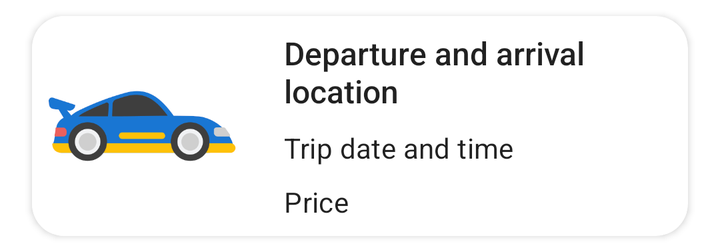
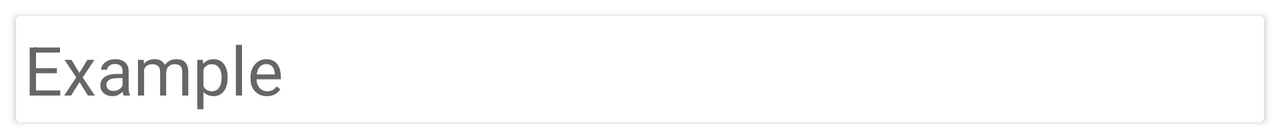

Compare how this app lays out the same screen by default and in its alternative resource folder. The renders come first, then the two layout files and the values they reference.
<!-- AndroidManifest.xml: application theme Theme.Carpooling -->
<!-- res/layout/triplist_layout.xml -->
<?xml version="1.0" encoding="utf-8"?>
<LinearLayout xmlns:android="http://schemas.android.com/apk/res/android"
    xmlns:app="http://schemas.android.com/apk/res-auto"
    android:layout_width="match_parent"
    android:layout_height="wrap_content"
    android:clipToPadding="false"
    android:orientation="vertical"
    android:paddingStart="16dp"
    android:paddingTop="8dp"
    android:paddingEnd="16dp">

    <androidx.cardview.widget.CardView
        android:id="@+id/triplist_card"
        android:layout_width="match_parent"
        android:layout_height="110dp"
        android:layout_marginBottom="8dp"
        app:cardCornerRadius="16dp">

        <RelativeLayout
            android:id="@+id/trip_rl"
            android:layout_width="match_parent"
            android:layout_height="match_parent"
            android:clickable="true">

            <ImageView
                android:id="@+id/trip_car"
                android:layout_width="110dp"
                android:layout_height="match_parent"
                android:layout_alignParentStart="true"
                android:layout_centerVertical="true"
                android:scaleType="centerCrop"
                android:src="@drawable/ic_car_square" />

            <LinearLayout
                android:id="@+id/trip_info"
                android:layout_width="wrap_content"
                android:layout_height="wrap_content"
                android:layout_centerVertical="true"
                android:layout_marginStart="16dp"
                android:layout_marginEnd="16dp"
                android:layout_toStartOf="@id/trip_edit"
                android:layout_toEndOf="@id/trip_car"
                android:orientation="vertical">

                <TextView
                    android:id="@+id/trip_from_to"
                    android:layout_width="wrap_content"
                    android:layout_height="wrap_content"
                    android:maxLines="2"
                    android:text="Departure and arrival location"
                    android:textAppearance="@style/TextAppearance.AppCompat.Title"
                    android:textSize="16sp" />

                <TextView
                    android:id="@+id/trip_timestamp"
                    android:layout_width="wrap_content"
                    android:layout_height="wrap_content"
                    android:maxLines="1"
                    android:paddingTop="8dp"
                    android:paddingBottom="8dp"
                    android:text="Trip date and time"
                    android:textAppearance="@style/TextAppearance.MaterialComponents.Subtitle1"
                    android:textSize="14sp" />

                <TextView
                    android:id="@+id/trip_price"
                    android:layout_width="wrap_content"
                    android:layout_height="wrap_content"
                    android:maxLines="1"
                    android:text="Price"
                    android:textAppearance="@style/TextAppearance.MaterialComponents.Subtitle1"
                    android:textSize="14sp" />

            </LinearLayout>

            <ImageButton
                android:id="@+id/trip_edit"
                android:layout_width="48dp"
                android:layout_height="48dp"
                android:layout_alignParentEnd="true"
                android:layout_centerVertical="true"
                android:layout_marginEnd="10dp"
                android:background="?selectableItemBackgroundBorderless"
                android:clickable="true"
                android:src="@drawable/ic_baseline_edit"
                android:tint="?attr/colorPrimary"
                android:visibility="gone" />

            <CheckBox
                android:id="@+id/trip_star"
                android:layout_width="wrap_content"
                android:layout_height="match_parent"
                android:layout_alignParentEnd="true"
                android:layout_centerVertical="true"
                android:button="@drawable/sl_favourite"
                android:buttonTint="?attr/colorSecondary"
                android:clickable="true"
                android:visibility="gone" />

        </RelativeLayout>

    </androidx.cardview.widget.CardView>

</LinearLayout>
<!-- resources referenced by this layout -->
<resources>
  <!-- drawable ic_car_square: jpeg bitmap (drawable, 54759 bytes) -->
  <!-- drawable sl_favourite (drawable) -->
  <?xml version="1.0" encoding="utf-8"?>
  <selector xmlns:android="http://schemas.android.com/apk/res/android">
      <item
          android:drawable="@drawable/ic_star_outline"
          android:state_checked="false"
          />
      <item
          android:drawable="@drawable/ic_star_fill"
          android:state_checked="true"
          />
      <item android:drawable="@drawable/ic_star_outline" />
  </selector>
  <style name="Theme.Carpooling" parent="Theme.MaterialComponents.DayNight.NoActionBar">
          
          <item name="themeName">white</item>
          <item name="colorPrimary">@color/blue_700</item>
          <item name="colorPrimaryVariant">@color/blue_900</item>
          <item name="colorOnPrimary">@color/white</item>
          
          <item name="colorSecondary">@color/amber_500</item>
          <item name="colorSecondaryVariant">@color/amber_700</item>
          <item name="colorOnSecondary">@color/black</item>
  
          <item name="backgroundColor">#F5F5F5</item>
          
          <item name="android:statusBarColor">?attr/colorPrimaryVariant</item>
          
          <item name="toolbarStyle">@style/MyToolbarStyle</item>
          <item name="colorControlNormal">@color/gray_dark</item>
          <item name="menuItem">@color/black</item>
      </style>
  <color name="blue_700">#1976D2</color>
  <color name="blue_900">#0D47A1</color>
  <color name="white">#FFFFFFFF</color>
  <color name="amber_500">#FFC107</color>
  <color name="amber_700">#FFA000</color>
  <color name="black">#FF000000</color>
  <style name="MyToolbarStyle" parent="Widget.MaterialComponents.Toolbar.PrimarySurface">
          <item name="titleTextColor">?attr/colorOnPrimary</item>
          <item name="toolbarNavigationButtonStyle">@style/MyToolbarTheme</item>
      </style>
  <color name="gray_dark">#8d8d8d</color>
  <style name="MyToolbarTheme" parent="ThemeOverlay.MaterialComponents.Dark.ActionBar">
          <item name="colorControlNormal">?attr/colorOnPrimary</item>
          <item name="android:actionMenuTextColor">@color/toolbar_icon_color</item>
      </style>
</resources>
<!-- res/layout-land/triplist_layout.xml (the repository's variant of the layout above) -->
<!-- drawn on the phone turned sideways -->
<?xml version="1.0" encoding="utf-8"?>
<LinearLayout xmlns:android="http://schemas.android.com/apk/res/android"
    android:layout_width="match_parent"
    android:layout_height="wrap_content">

    <androidx.cardview.widget.CardView
        android:layout_width="match_parent"
        android:layout_height="wrap_content"
        android:layout_margin="8dp"
        >

        <TextView
            android:id="@+id/trip"
            android:layout_width="match_parent"
            android:layout_height="match_parent"
            android:clickable="true"
            android:text="Example"
            android:textAppearance="@style/TextAppearance.AppCompat.Display1"
            android:layout_gravity="start"
            android:layout_margin="4dp"
            />

        <Button
            android:id="@+id/edit"
            android:layout_width="32dp"
            android:layout_height="32dp"
            android:background="@drawable/ic_baseline_edit"
            android:layout_gravity="end|center"
            android:layout_margin="4dp"
            />

    </androidx.cardview.widget.CardView>

</LinearLayout>
<!-- resources referenced by the variant -->
<!-- as the phone turned sideways resolves them -->
<resources>
  <style name="Theme.Carpooling" parent="Theme.MaterialComponents.DayNight.NoActionBar">
          
          <item name="themeName">white</item>
          <item name="colorPrimary">@color/blue_700</item>
          <item name="colorPrimaryVariant">@color/blue_900</item>
          <item name="colorOnPrimary">@color/white</item>
          
          <item name="colorSecondary">@color/amber_500</item>
          <item name="colorSecondaryVariant">@color/amber_700</item>
          <item name="colorOnSecondary">@color/black</item>
  
          <item name="backgroundColor">#F5F5F5</item>
          
          <item name="android:statusBarColor">?attr/colorPrimaryVariant</item>
          
          <item name="toolbarStyle">@style/MyToolbarStyle</item>
          <item name="colorControlNormal">@color/gray_dark</item>
          <item name="menuItem">@color/black</item>
      </style>
  <color name="blue_700">#1976D2</color>
  <color name="blue_900">#0D47A1</color>
  <color name="white">#FFFFFFFF</color>
  <color name="amber_500">#FFC107</color>
  <color name="amber_700">#FFA000</color>
  <color name="black">#FF000000</color>
  <style name="MyToolbarStyle" parent="Widget.MaterialComponents.Toolbar.PrimarySurface">
          <item name="titleTextColor">?attr/colorOnPrimary</item>
          <item name="toolbarNavigationButtonStyle">@style/MyToolbarTheme</item>
      </style>
  <color name="gray_dark">#8d8d8d</color>
  <style name="MyToolbarTheme" parent="ThemeOverlay.MaterialComponents.Dark.ActionBar">
          <item name="colorControlNormal">?attr/colorOnPrimary</item>
          <item name="android:actionMenuTextColor">@color/toolbar_icon_color</item>
      </style>
</resources>
